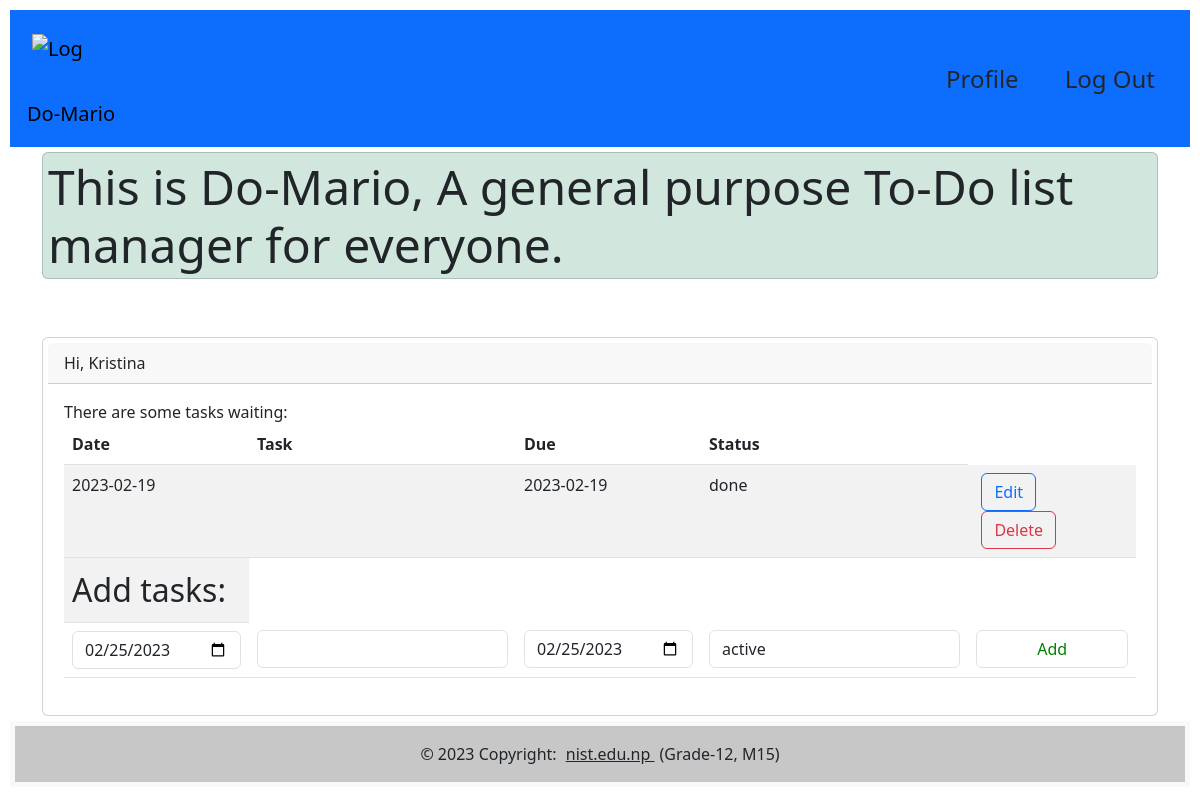
The page /todo/dashboard/ (signed in) on the database its author committed.
### tables this page shows
CREATE TABLE `todos` (
  `owner` int(11) NOT NULL,
  `id` int(11) NOT NULL,
  `iDate` date NOT NULL,
  `task` varchar(191) NOT NULL,
  `dDate` date NOT NULL,
  `status` text NOT NULL
);

### todo/dashboard/index.php (the view, shortened to what this page needs)
<!DOCTYPE html>
<html lang="en">
<?php require "../nav.php";
?>
<body>
<div class="container">
        <div class="card display-5 bg-success-subtle">
            This is Do-Mario, A general purpose To-Do list manager for everyone.
        </div>
    </div>
    <div class="container mt-5">
        <div class="card">
            <div class="card-header">
                Hi, <?=$_COOKIE['user']?>
            </div>
            <div class="card-body">
                There are some tasks waiting:
                <table class="table table-striped">
                    <thead>
                        <tr>
                            <th>Date</th>
                            <th>Task</th>
                            <th>Due</th>
                            <th>Status</th>
                        </tr>
                    </thead>
                    <tbody>
                        <?php
                            $id=$_COOKIE['uid'];
                            $query="SELECT * FROM todos WHERE owner='$id'";
                            $query_run=mysqli_query($conn,$query);
                            while($row=mysqli_fetch_assoc($query_run)){
                                ?>
                                <tr>
                                    <td><?=$row['iDate']?></td>
                                    <td class="text-break"><?=$row['task']?></td>
                                    <td><?=$row['dDate']?></td>
                                    <td><?=$row['status']?>
                                    </td>
                                    <td><a href="update.php?id=<?=$row['id'] ?>"><button  class="btn btn-outline-primary">Edit</button></a>
                                    <a href="delete.php?id=<?=$row['id'] ?>"><button  class="btn btn-outline-danger">Delete</button></a>
                                    </td>
                                </tr>
                                <?php
                            }
                        ?>
                    </tbody>
                    <tr>
                        <td class="fs-2 text-bg">Add tasks:</td>
                    </tr>
                    <form action="add.php" method="post">
                        <tr id="add">
                            <td><input type="date" name="iDate" class="form-control" id="iDate"></td>
                            <td><input type="text" name="task" class="form-control"></td>
                            <td><input type="date" name="dDate" class="form-control" id="dDate"></td>
                            <td><input type="text" name="status" class="form-control" value="active" readonly></td>
                            <td><input type="submit" value="Add" name="add" class="form-control" style="color:green"></td>
                        </tr>
                    </form>
                </table>
            </div>
        </div>
    </div>
    <?php include '../footer.php'; ?>
</body>
</html>

### todo/config.php (style rules this page uses)
* { padding: 5px; }
input { color: yellow; }

### rows shown on the page
todos: iDate "2023-02-19", dDate "2023-02-19", status "done"

### other values the page prints
$_COOKIE['user'] "Kristina"
